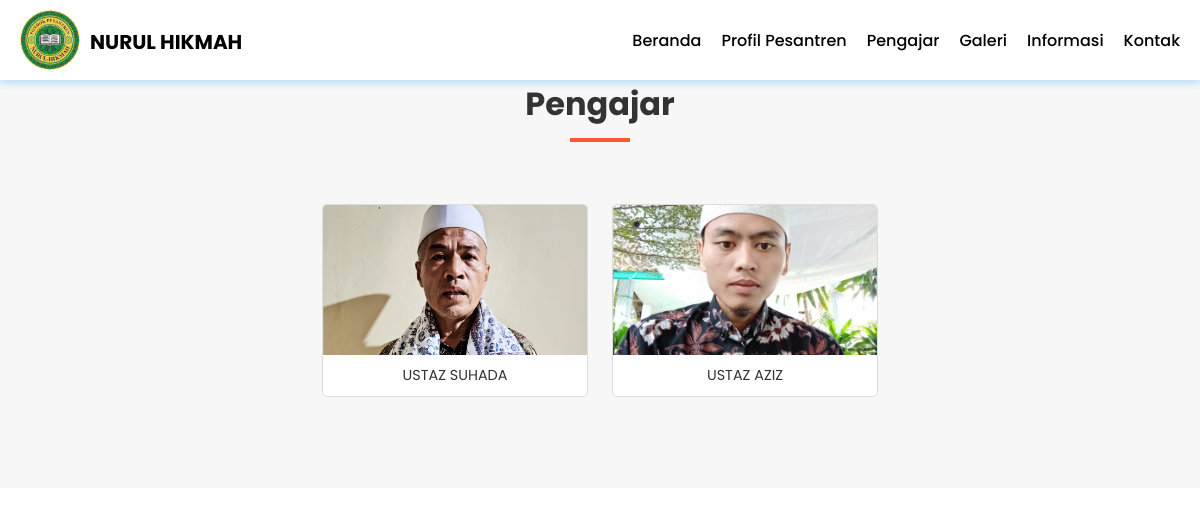
Page /gtk.php on the committed database.
### tables this page shows
CREATE TABLE `pengaturan` (
  `id` int(11) NOT NULL,
  `nama` varchar(50) NOT NULL,
  `email` varchar(50) NOT NULL,
  `telepon` varchar(20) NOT NULL,
  `alamat` text NOT NULL,
  `logo` varchar(50) NOT NULL,
  `favicon` varchar(50) NOT NULL,
  `tentang_pesantren` text NOT NULL,
  `foto_pesantren` varchar(50) NOT NULL,
  `google_maps` text NOT NULL,
  `nama_pimpinan` varchar(50) NOT NULL,
  `foto_pimpinan` varchar(50) NOT NULL,
  `sambutan_pimpinan` text NOT NULL,
  `created_at` timestamp NOT NULL DEFAULT current_timestamp(),
  `updated_at` datetime DEFAULT NULL
);

CREATE TABLE `gtk` (
  `id` int(11) NOT NULL,
  `nama` varchar(255) NOT NULL,
  `keterangan` text NOT NULL,
  `gambar` varchar(255) NOT NULL,
  `created_at` timestamp NOT NULL DEFAULT current_timestamp(),
  `updated_at` datetime DEFAULT NULL
);

### gtk.php (the view)
<?php include 'header.php'; ?>
<div class="section">
    <div class="container">
        <h3 class="text-center">Pengajar</h3>
        <div class="row">
            <?php
            $gtk = mysqli_query($conn, "SELECT * FROM gtk ORDER BY id DESC");
            if (mysqli_num_rows($gtk) > 0) {
                while ($j = mysqli_fetch_array($gtk)) {
            ?>
            <div class="col-4">
                <a href="detail-gtk.php?id=<?= $j['id'] ?>" class="thumbnail-link">
                    <div class="thumbnail-box">
                        <div class="thumbail-img" style="background-image: url('uploads/gtk/<?= $j['gambar'] ?>');">
                        </div>
                        <div class="thumbnail-text">
                            <?= substr($j['nama'], 0, 50) ?>
                        </div>
                    </div>
                </a>
            </div>
            <?php }
            } else { ?>
            <p class="text-center">Tidak ada data</p>
            <?php } ?>
        </div>
    </div>
</div>

### header.php (shortened to what this page needs)
<?php
include 'koneksi.php';
$stmt = $conn->prepare("SELECT * FROM pengaturan ORDER BY id DESC LIMIT 1");
$stmt->execute();
$result = $stmt->get_result();
$d = $result->fetch_object();
$logo = htmlspecialchars($d->logo ?? 'default-logo.png', ENT_QUOTES, 'UTF-8');
$nama = htmlspecialchars($d->nama ?? 'Pesantren', ENT_QUOTES, 'UTF-8');
?>
<!DOCTYPE html>
<html lang="id">
<head>
    <link href="https://cdnjs.cloudflare.com/ajax/libs/font-awesome/6.0.0-beta3/css/all.min.css" rel="stylesheet">
    <link rel="stylesheet" type="text/css" href="assets/css/style.css">
</head>
<body>
    <div class="header-ui">
        <div class="container">
            <div class="header-logo">
                <img src="uploads/identitas/<?= $logo ?>" width="70" alt="Logo <?= $nama ?>">
                <h2><a href="index.php"><?= $nama ?></a></h2>
            </div>
            <ul class="header-menu-ui">
                <li><a href="index.php">Beranda</a></li>
                <li><a href="tentang-pesantren.php">Profil Pesantren</a></li>
                <li><a href="gtk.php">Pengajar</a></li>
                <li><a href="galeri.php">Galeri</a></li>
                <li><a href="informasi.php">Informasi</a></li>
                <li><a href="kontak.php">Kontak</a></li>
            </ul>
        </div>
    </div>
</body>
</html>

### assets/css/style.css (style rules this page uses)
* { margin: 0; padding: 0; box-sizing: border-box; font-family: 'Poppins', sans-serif; }
a { text-decoration: none; }
.text-center { text-align: center !important; }
.header-ui { position: fixed; top: 0; left: 0; right: 0; height: 10%; width: 100%; background-color: #fff; z-index: 1000; box-shadow: 0 3px 8px rgba(135, 206, 250, 0.6); display: flex; justify-content: center; align-items: center; padding: 0; transition: box-shadow 0.3s ease; }
.header-ui .container { display: flex; align-items: center; justify-content: space-between; width: 100%; max-width: 1200px; padding: 0 20px; }
.header-logo { display: flex; align-items: center; }
.header-logo img { margin-right: 10px; border-radius: 50%; width: 60px; height: auto; max-width: 80px; aspect-ratio: 1 / 1; }
.header-logo a { text-decoration: none; color: black; font-size: 20px; font-weight: bold; }
.header-menu-ui { list-style: none; margin: 0; padding: 0; display: flex; gap: 20px; justify-content: flex-end; flex: 1; }
.header-menu-ui li a { text-decoration: none; color: rgb(0, 0, 0); font-size: 16px; font-weight: 500; transition: color 0.3s; position: relative; }
.header-menu-ui li a::after { content: ''; position: absolute; bottom: -3px; left: 0; width: 0; height: 2px; background-color: hsl(241, 100%, 50%); transition: width 0.3s ease-in-out; }
.container { max-width: 1200px; margin: 0 auto; padding: 0 20px; }
.text-center { text-align: center; }
.row { display: flex; flex-wrap: wrap; justify-content: center; }
.section { padding: 80px 0; background-color: #fff; }
.section:nth-child(even) { background-color: #f7f7f7; }
.section h3 { margin-bottom: 50px; font-size: 2rem; position: relative; color: #333; }
.section h3::after { content: ""; width: 60px; height: 4px; background: #ff5733; display: block; margin: 10px auto; }
.col-4 { width: 23%; margin: 1%; box-sizing: border-box; }
.thumbnail-box { border: 1px solid #ddd; border-radius: 5px; overflow: hidden; background-color: #fff; transition: transform 0.3s ease, box-shadow 0.3s ease; }
.thumbail-img { height: 150px; background-size: cover; background-position: center; transition: transform 0.3s ease; }
.thumbnail-text { padding: 10px; font-size: 0.9rem; text-align: center; color: #333; }
.thumbnail-link { text-decoration: none; display: block; }

### rows in the picture
pengaturan: logo (picture), nama "NURUL HIKMAH"
gtk: gambar (picture), nama "USTAZ SUHADA"
gtk: gambar (picture), nama "USTAZ AZIZ"
